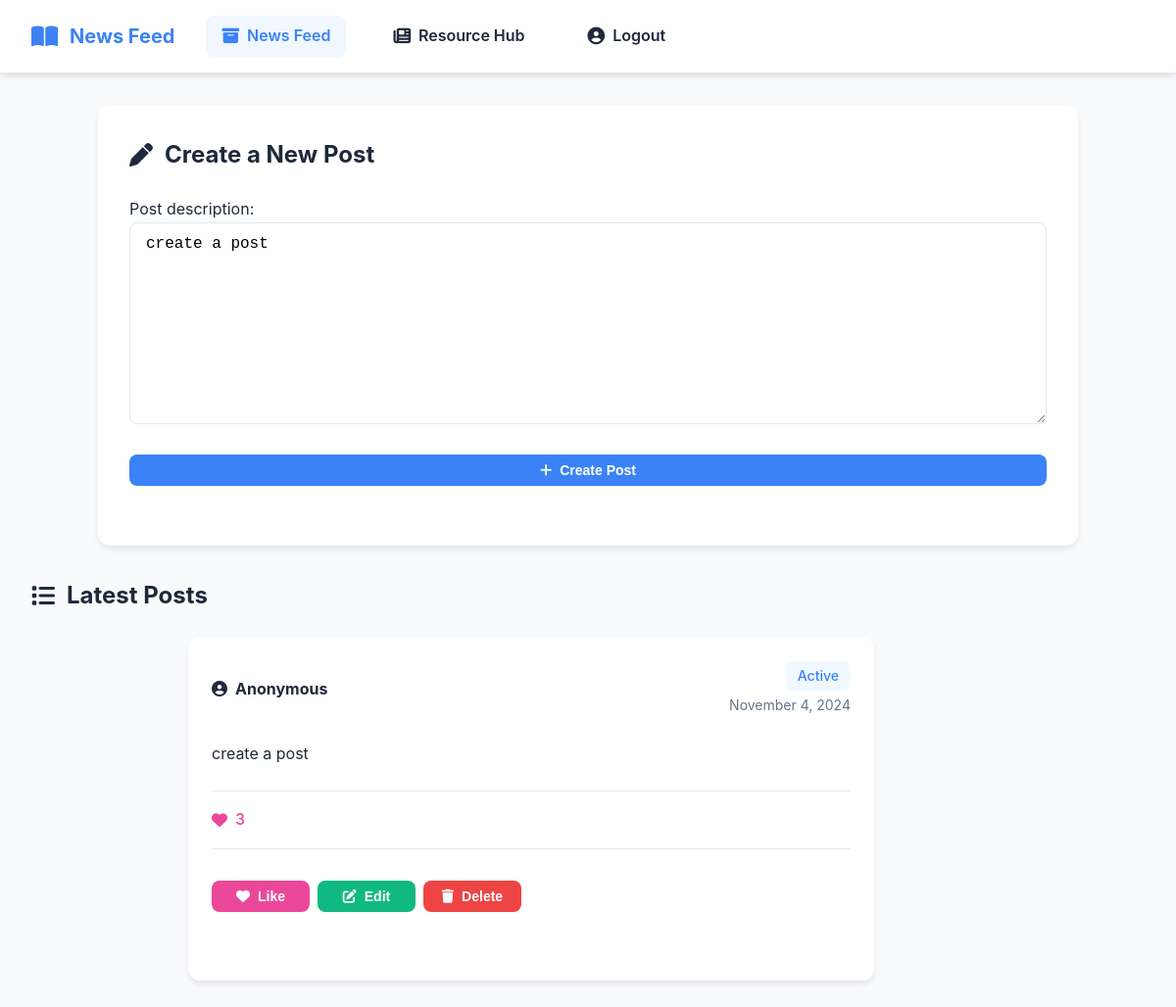
The page /news/ on the database as committed earlier.
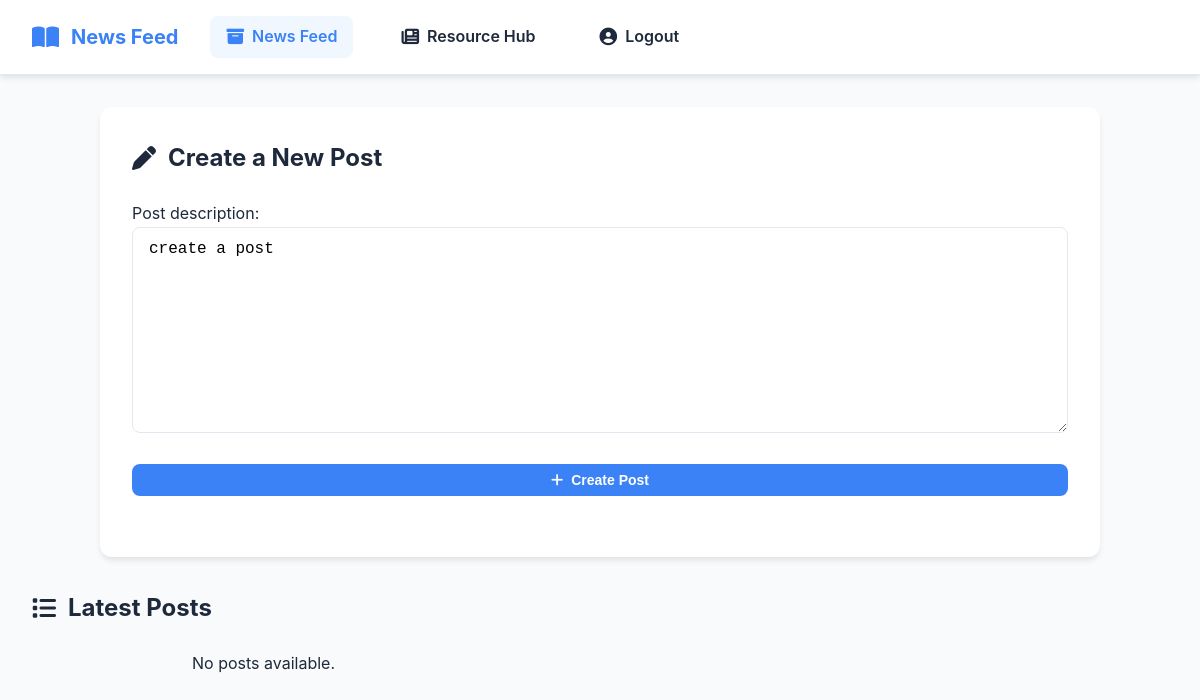
The same page on the database as committed later.
### newsfeed/models.py (models this page shows)
class NewsFeed(models.Model):
    created_by = models.CharField(max_length=255, default="Anonymous")  # Temporary string field for creator's name
    post_description = models.TextField(default="create a post")  # Input field for the post description
    post_date = models.DateTimeField(default=timezone.now)  # Automatically set the current date and time
    post_type = models.CharField(max_length=20, default='Active')  # Default post type set to 'Active'
    like_count = models.IntegerField(default=0)  # Like count, initially 0

### newsfeed/views.py (the view, shortened to what this page needs)
# urls.py: 2. Add a URL to urlpatterns:  path('', views.home, name='home')
def home(request):
    form = NewsFeedForm()  # Initialize the form
    newsfeeds = NewsFeed.objects.filter(post_type='Active').order_by('-post_date')
    return render(request, 'newsfeed/home.html', {'form': form, 'newsfeeds': newsfeeds})

### newsfeed/forms.py
class NewsFeedForm(forms.ModelForm):
    class Meta:
        model = NewsFeed
        fields = ['post_description']

### newsfeed/templates/newsfeed/home.html (shortened to what this page needs)
{% load static %}
<!DOCTYPE html>
<html lang="en">
<head>
    <link rel="stylesheet" href="https://cdnjs.cloudflare.com/ajax/libs/font-awesome/6.4.0/css/all.min.css">
    <link rel="stylesheet" href="{% static 'newsfeed/css/newsfeed_home.css' %}">
</head>
<body>
    <nav class="navbar">
        <div class="navbar-container">
            <div class="logo">
                <i class="fas fa-book-open"></i>
                <span>News Feed</span>
            </div>
            <a href="{% url 'home' %}" class="nav-item active">
                <i class="fas fa-archive"></i>
                <span>News Feed</span>
            </a>
            <a href="{% url 'resource_home' %}" class="nav-item">
                <i class="fas fa-newspaper"></i>
                <span>Resource Hub</span>
            </a>
            <a href="#" class="nav-item">
                <i class="fas fa-user-circle"></i>
                <span>Logout</span>
            </a>
        </div>
    </nav>
    <main class="container">
        <section class="create-post-section">
            <h1><i class="fas fa-pen"></i> Create a New Post</h1>
            <form method="POST" class="create-post-form">
                <div class="form-group">
                    {{ form.as_p }}
                </div>
                <button type="submit" class="btn btn-primary">
                    <i class="fas fa-plus"></i> Create Post
                </button>
            </form>
        </section>
        <section class="posts-section">
            <h2><i class="fas fa-list"></i> Latest Posts</h2>
            <div class="posts-grid">
                {% for post in newsfeeds %}
                <article class="post-card">
                    <div class="post-header">
                        <div class="post-avatar">
                            <h3><i class="fas fa-user-circle"></i> {{ post.created_by }}</h3>
                        </div>
                        <div class="post-info">
                            <span class="post-status">{{ post.post_type }}</span>
                            <span class="post-date">{{ post.post_date|date:"F j, Y" }}</span>
                        </div>
                    </div>
                    <div class="post-content">
                        <p>{{ post.post_description }}</p>
                    </div>
                    <div class="post-stats">
                        <span class="like-count">
                            <i class="fas fa-heart"></i> {{ post.like_count }}
                        </span>
                    </div>
                    <div class="post-actions">
                        <form action="{% url 'like_post' post.id %}" method="POST" class="action-form">
                            <button type="submit" class="btn btn-like">
                                <i class="fas fa-heart"></i> Like
                            </button>
                        </form>
                        <form action="{% url 'update_post' post.id %}" method="GET" class="action-form">
                            <button type="submit" class="btn btn-update">
                                <i class="fas fa-edit"></i> Edit
                            </button>
                        </form>
                        <form action="{% url 'delete_post' post.id %}" method="POST" class="action-form">
                            <button type="submit" class="btn btn-delete" onclick="return confirm('Are you sure you want to delete this post?');">
                                <i class="fas fa-trash"></i> Delete
                            </button>
                        </form>
                    </div>
                </article>
                {% empty %}
                <p>No posts available.</p>
                {% endfor %}
            </div>
        </section>
    </main>
</body>
</html>

Rows that differ between the two databases and show on the page:
removed NewsFeed: created_by "Anonymous", post_type "Active", post_date "November 4, 2024", post_description "create a post", like_count "3"
Other text that changed with them:
text now shown: "No posts available."
